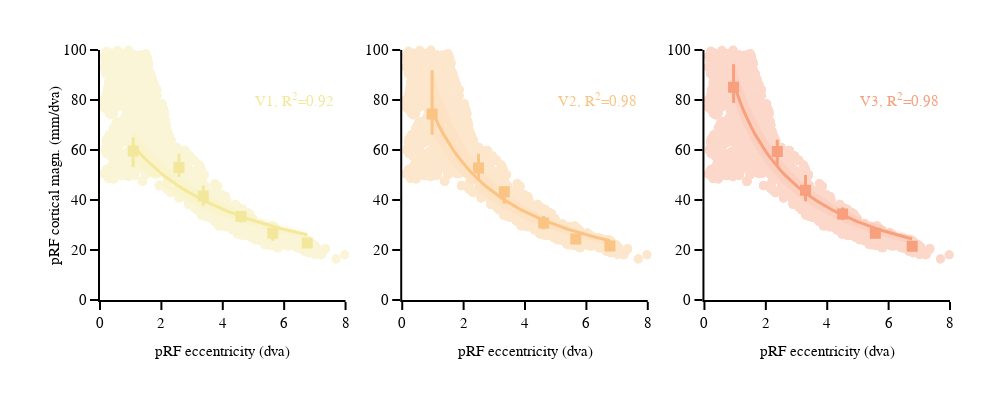

The notebook cell this image was saved under:
### Code cell
fig = prf_ecc_pcm_plot(df_ecc_pcm=df_ecc_pcm_bins, 
                       data_pcm_raw=prf_CM_df, 
                       fig_width=1000, 
                       fig_height=400, 
                       rois=rois, 
                       roi_colors=roi_colors, 
                       plot_groups=plot_groups, 
                       max_ecc=max_ecc)

# fig.write_image("d /home/jovyan/projects/pRF-project_NH2025/ecc_pcm.pdf")

fig.show()
